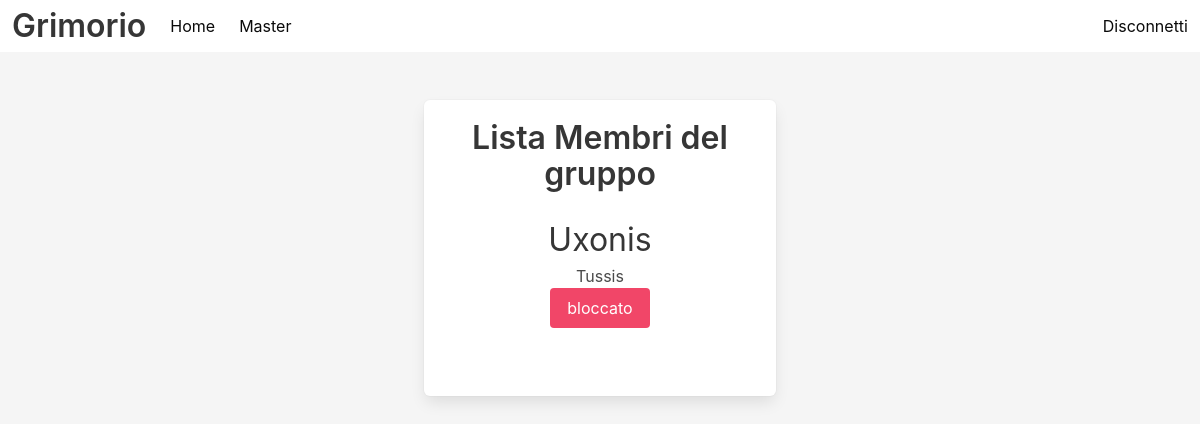
Page /master/Alaiwa (signed in) on the earlier database version.
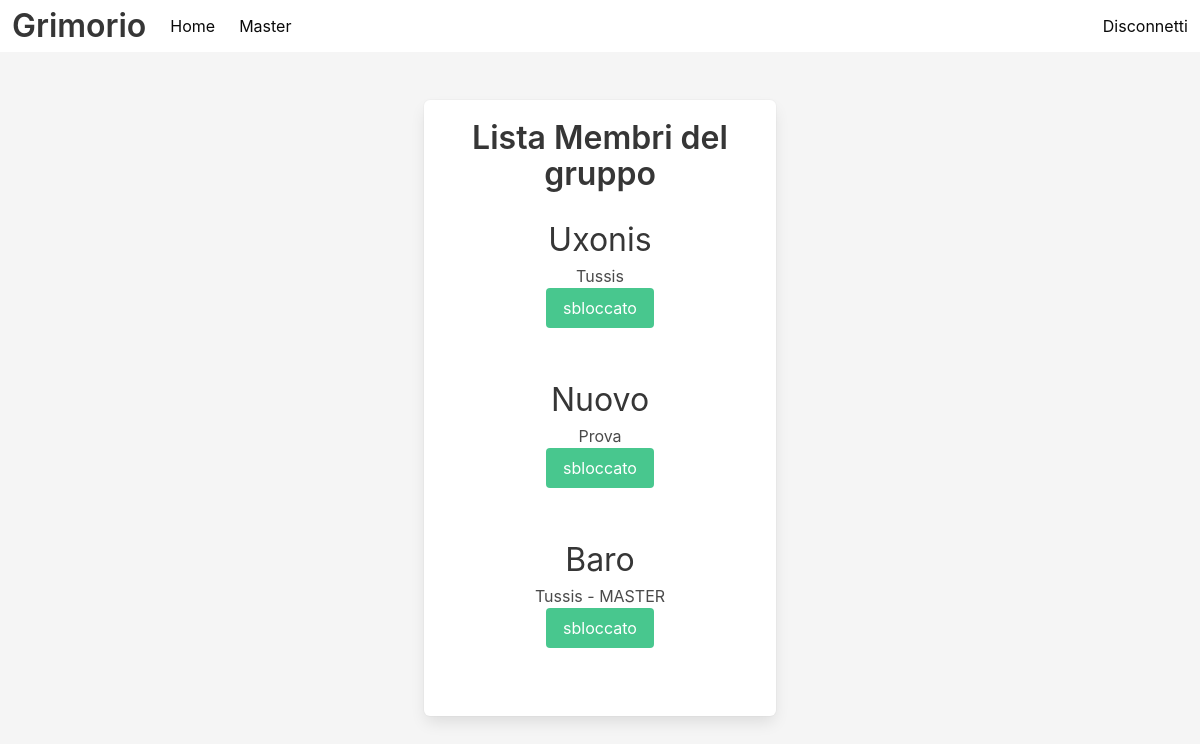
Same page on the later database version.
### app/models.py (models this page shows, shortened)
class Character(db.Model):
    id: so.Mapped[int] = so.mapped_column(primary_key=True)
    name: so.Mapped[str] = so.mapped_column(sa.String(64), index=True, unique=True)
    group: so.Mapped[Optional[str]] = so.mapped_column(sa.String(64), index=True)
    plane: so.Mapped[Optional[str]] = so.mapped_column(sa.String(64), index=True)
    master: so.Mapped[bool] = so.mapped_column(sa.Boolean, default=False)
    active: so.Mapped[bool] = so.mapped_column(sa.Boolean, default=False)
    editable: so.Mapped[Optional[bool]] = so.mapped_column(sa.Boolean, default=True)
    hidden: so.Mapped[Optional[bool]] = so.mapped_column(sa.Boolean, default=False)
    user_id: so.Mapped[int] = so.mapped_column(sa.ForeignKey(User.id), index=True)
    players: so.Mapped[User] = so.relationship(back_populates="chars")
    spells: so.WriteOnlyMapped["Spell"] = so.relationship(
        back_populates="spell_chars", passive_deletes=True
    )

class User(UserMixin, db.Model):
    id: so.Mapped[int] = so.mapped_column(primary_key=True)
    username: so.Mapped[str] = so.mapped_column(sa.String(32), index=True, unique=True)
    password_hash: so.Mapped[Optional[str]] = so.mapped_column(sa.String(256))
    chars: so.WriteOnlyMapped["Character"] = so.relationship(back_populates="players")

### app/routes.py (the view)
@app.route("/master/<group_name>")
@login_required
def master(group_name):
    form = EmptyForm()
    members = db.session.scalars(
        sa.select(Character)
        .where(Character.group == group_name)
        .where(Character.name != session["active_char"]["name"])
    )
    return render_template(
        "master.html",
        title="La Pagina del Master",
        members=members,
        form=form,
    )

### app/forms.py
class EmptyForm(FlaskForm):
    submit = SubmitField("Submit")

### app/models.py (called while the page is built)
@login.user_loader
def load_user(id):
    return db.session.get(User, int(id))

### app/templates/master.html (shortened to what this page needs)
{% extends "base.html" %}
{% block content %}
    <div class="section">
        <div class="columns is-centered">
            <div class="column is-one-third">
                <div class="box has-text-centered">
                    <h1 class="title">Lista Membri del gruppo <strong>{{ group_name}}</strong></h1>
                    <ul>
                        {% for member in members %}
                            <li>
                            <a href="{{ url_for('incantesimi', char_name = member.name) }}" class="is-size-3 has-text-dark">{{ member.name }}</a>
                            <p>
                                {{ member.players.username }}
                                {% if member.master %}
                                    - MASTER
                                {% endif %}
                            </p>
                            <form action="{{ url_for('editable_state', id=member.id) }}" method="post">
                                {% if member.editable == True %}
                                    {{ form.submit(value="sbloccato", class="button is-success") }}
                                {% else %}
                                    {{ form.submit(value="bloccato", class="button is-danger") }}
                                {% endif %}
                            </form>
                            <br><br>
                            </li>
                        {% endfor %}
                    </ul>
                </div>
            </div>
        </div>
    </div>
{% endblock %}

### app/templates/base.html (shortened to what this page needs)
<!DOCTYPE html>
<html class="has-background-light">
    <head>
        <link rel="stylesheet" type="text/css" href="{{ url_for('static', filename='styles.css') }}">
    </head>
    <body>
        <nav class="navbar has-shadow is-white" role="navigation" aria-label="main navigation">
            <div class="navbar-brand">
                <div class="navbar-item">
                    <p class= "title">Grimorio</p>
                </div>
            </div>
            <div id="MenuBasic" class ="navbar-menu">
                {% if current_user.is_anonymous %}
                    <div class = "navbar-start">
                        <a class="navbar-item" href="{{ url_for('login') }}">Accedi</a>
                    </div>
                {% else %}
                    <div class="navbar-start">
                        <a class="navbar-item" href="{{ url_for('index') }}">Home</a>
                    {% if session.active_char.master == True %}
                        <a class="navbar-item" href="{{ url_for('master', group_name = session.active_char.group) }}">Master</a>
                    {% else %}
                        <a class="navbar-item" href="{{ url_for('incantesimi', char_name = session.active_char.name) }}">Incantesimi</a>
                    {% endif %}
                    </div>
                <div class="navbar-end">
                    <a class="navbar-item" href="{{ url_for('logout') }}">Disconnetti</a>
                </div>
                {% endif %}
            </div>
        </nav>
            {% block content %}{% endblock %}
    </body>
</html>

### app/static/styles.css (style rules this page uses)
:root { --verde: #46b29e; --rosso: #c15757; }

Differences in the rows shown:
changed Character "Uxonis": submit "bloccato" → "sbloccato"
added Character: name "Nuovo", players.username "Prova"
added Character: name "Baro", players.username "Tussis", master "- MASTER"
